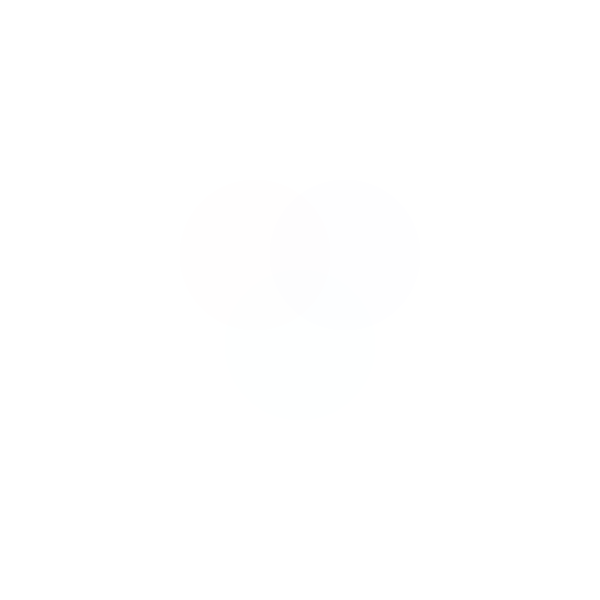
Frame 1 (no input)
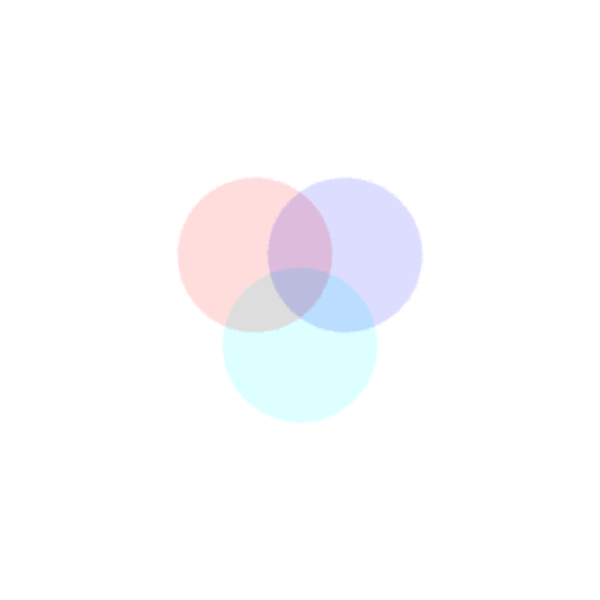
Frame 60 (no input)
Frame 120 (the mouse pressed at the canvas centre since frame 60): identical to frame 60, image omitted

The p5.js sketch that drew these frames (run headless with seeded random() and noise() and a simulated clock; from frame 60 on, the mouse is pressed at the canvas centre):

// p5.js sketch
// ── sketch.js
let mid = {};
let palette = [];
let bg;
let blobls = [];
function setup() {
  //960,720;
  createCanvas(600, 600);
  bg = qpColor("bg", "#fff");
  background(bg);
  mid = {
    x: width / 2,
    y: height / 2
  };
  //noLoop();
  setupSeed();
  blobls = [];

  let postion = {};

  // red, bottom
  position = { x: mid.x, y: mid.y * 1.15 };
  blobls.push(
    new Blobl(
      position,
      polygonPoints(mid.x * 0.25, 10000, { x: position.x, y: position.y }),
      ca("red", 1)
    )
  );
  position = { x: mid.x * 1.15, y: mid.y * 0.85 };
  blobls.push(
    new Blobl(
      position,
      polygonPoints(mid.x * 0.25, 10000, { x: position.x, y: position.y }),
      ca("#C9E557", 1)
    )
  );
  position = { x: mid.x * 0.85, y: mid.y * 0.85 };
  blobls.push(
    new Blobl(
      position,
      polygonPoints(mid.x * 0.25, 10000, { x: position.x, y: position.y }),
      ca("#57E2E5", 1)
    )
  );
}
let amountOfDraws = 0;
function draw() {
  blendMode(EXCLUSION);
  if (amountOfDraws == 34) {
    console.log(amountOfDraws);
    return;
  }
  //translate(mid.x, mid.y);
  blobls.forEach(b => {
    b.draw();
    b.update();
  });
  amountOfDraws++;
}

class Blobl {
  constructor(position, points, fillColor) {
    this.position = position || { x: 0, y: 0 };
    this.points = points;
    this.fuzzFactor = 0.5;
    this.amountOfDraws = 0;
    this.fillColor = fillColor || ca("red", 10);
    this.preDraw = () => {
      noStroke();
      fill(this.fillColor);
    };
    this.postDraw = () => {};
  }
  draw() {
    this.preDraw();
    beginShape();
    this.points.forEach(p => {
      vertex(p.x, p.y);
    });
    endShape(CLOSE);
    this.amountOfDraws++;
    this.postDraw();
  }
  update() {
    this.points = this.points.map(p => {
      const factor = this.fuzzFactor;
      const x = fuzz(p.x, factor);
      const y = fuzz(p.y, factor);
      return { x, y };
    });
  }
}
function polygonPoints(radius, numberOfPoints, { x = 0, y = 0, ao = 0 } = {}) {
  var angle = TWO_PI / numberOfPoints;
  const results = [];
  for (var a = 0; a < TWO_PI; a += angle) {
    var sx = x + cos(a + ao) * radius;
    var sy = y + sin(a + ao) * radius;
    results.push({ x: sx, y: sy });
  }
  return results;
}

function setupSeed() {
  const fromLocation = new URL(document.location).searchParams.get("seed");
  if (fromLocation) {
    window.seed = parseFloat(fromLocation);
  } else {
    window.seed = ceil(random(0, 1000000));
  }
  console.log(window.seed);
  randomSeed(window.seed);
}

function randomFromArray(arr) {
  const i = Math.floor(random(0, arr.length));
  return arr[i];
}

function qp(name, def, customParser) {
  let value = new URL(document.location).searchParams.get(name);
  if (value === null || value === undefined || value === "") {
    value = def;
  }
  if (customParser) {
    value = customParser(value);
  } else {
    if (!isNaN(value)) {
      value = parseFloat(value);
    }
  }
  console.log("qp", name, value, def);
  return value;
}
function qpColor(name, def) {
  return qp(name, def, v => {
    if (v) {
      return "#" + v;
    }
    return v;
  });
}

function mouseReleased() {
  if (mouseReleased.isCurrentlyPaused) {
    console.log("resumed");
    mouseReleased.isCurrentlyPaused = false;
    return loop();
  }
  mouseReleased.isCurrentlyPaused = true;
  noLoop();
  console.log("paused");
}

function ca(c, a) {
  const result = color(c);
  if (a !== undefined) {
    result.setAlpha(a);
  }
  return result;
}

function randomColorFromPallete() {
  let x = randomFromArray(palette);
  x = x.levels;
  let r = color(x[0], x[1], x[2]);
  return r;
}

function randomFromArray(arr) {
  const i = Math.floor(random(0, arr.length));
  return arr[i];
}

function fuzz(i, fuzzFactor) {
  let r = random(i - fuzzFactor, i + fuzzFactor);
  return r;
}
